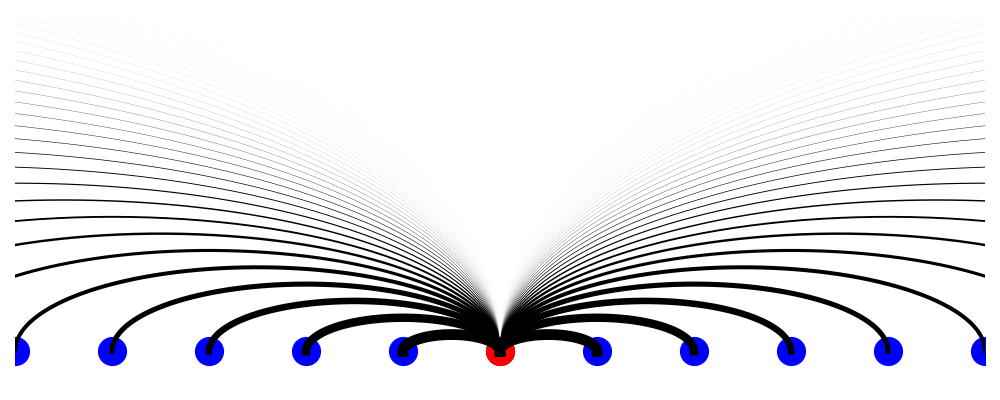

Here is the Python script that generated this plot:
"""Diagram of spatially organized network.
"""


import matplotlib.pyplot as plt
import numpy as np


nodes = np.arange(101)
ts = np.linspace(0, np.pi, 201)

plt.figure(figsize=(10, 4))
x = len(nodes)//2
plt.plot(nodes, 0*nodes, 'bo', markersize=20)
plt.plot(x, 0, 'ro', markersize=20)
for y in nodes:
    c = (x + y)/2
    r = abs(x - y)/2
    plt.plot(c + r*np.cos(ts), r/10*np.sin(ts), 'k-',
             linewidth=10*np.exp(-abs(r)/2))

plt.xlim(x-5, x+5)
plt.ylim(-.1, 1)
plt.axis('off')
plt.tight_layout()
plt.savefig('network_diagram.png')
plt.close()
